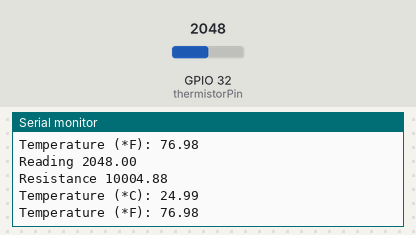
The program below on a simulated ESP32. Parts: the last lines printed to the serial monitor. The test bench sets the inputs (shaded band); at power-on: GPIO 32 (thermistorPin) = 2048.

Above: at 1.8 s.
1.9 s: GPIO 32 (thermistorPin) set to 4095
At 2.8 s:
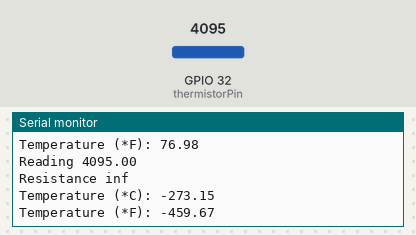
4.5 s: GPIO 32 (thermistorPin) set to 3603
At 5.4 s:
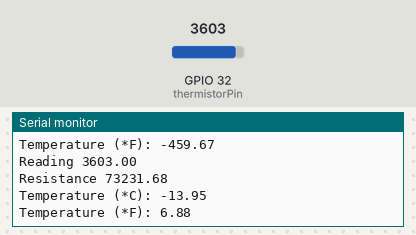
Timing chart, 0 to 7.5 s (numbered marks = the images above; inputs shaded):
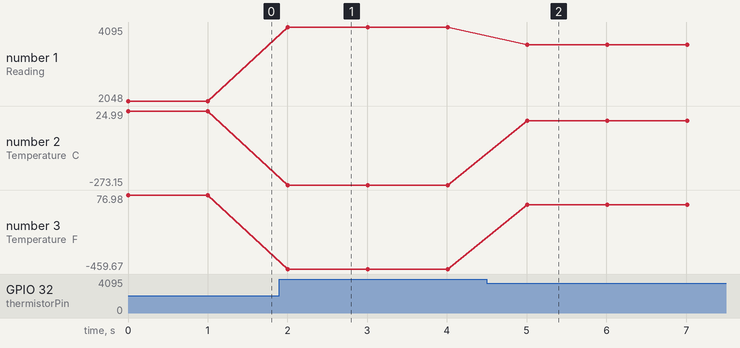

Measured:
- after the input at 1.9 s, the serial monitor: prints a new line after 0.10 s (image 1)
- after the input at 4.5 s, the serial monitor: prints a new line after 0.51 s (image 2)
- plotted number 1: 2048 → 4095 after the input at 1.9 s, 4095 → 3603 after the input at 4.5 s
- plotted number 2: 24.99 → -273.15 after the input at 1.9 s, -273.15 → -13.95 after the input at 4.5 s
- plotted number 3: 76.98 → -459.67 after the input at 1.9 s, -459.67 → 6.88 after the input at 4.5 s

The program:

main.cpp
```cpp
#include <Arduino.h>

const int thermistorPin = 32;
const float referenceVoltage = 3.3;
const int referenceResistor = 10000; // check on PCB
const int beta = 3950; // can be used as tuner
const int nominalTemp = 25;
const int nominalResistance = 10000;  // can be used as tuner

void setup() {
  Serial.begin(115200);
  pinMode(thermistorPin, INPUT);
}

void loop() {
  float reading;
  reading = analogRead(thermistorPin);  // Analog Reading

  float resistance = referenceResistor / ((4095 / reading) - 1);  //Convert to Resistance

  float tempK = 1 / (((log(resistance / nominalResistance)) / beta) + (1 / (nominalTemp + 273.15)));  // Convert to Temp
  float tempC = tempK - 273.15;
  float tempF = tempC * 1.8 + 32;

  printf("Reading %.2f\n", reading);
  printf("Resistance %.2f\n", resistance);
  printf("Temperature (*C): %.2f\n", tempC);
  printf("Temperature (*F): %.2f\n", tempF);

  delay(1000);
}
```
